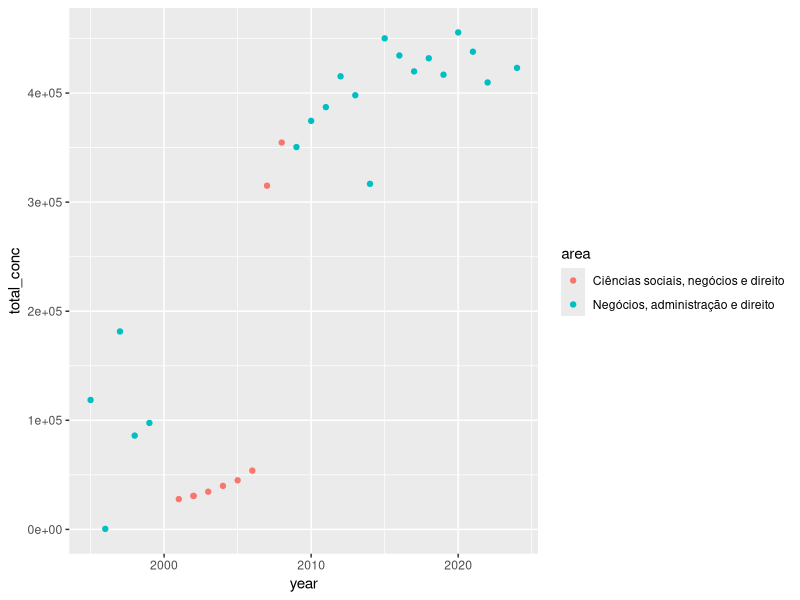
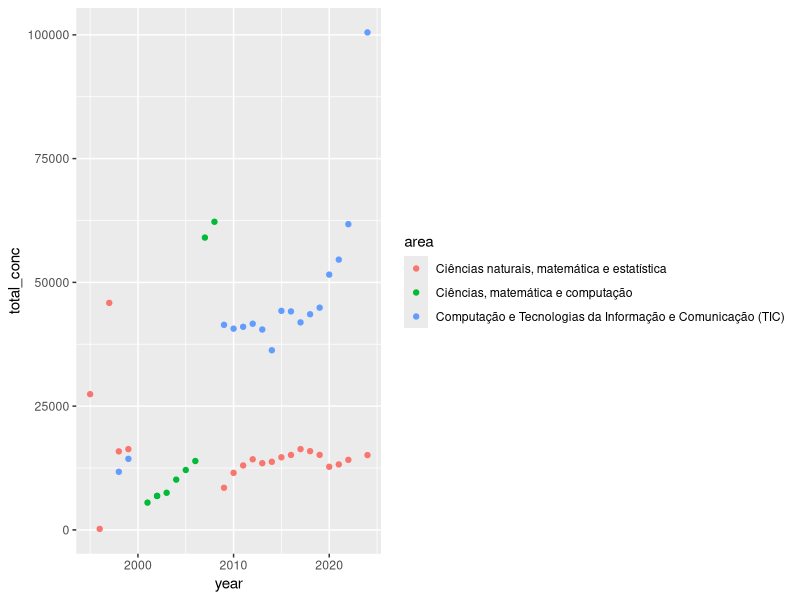
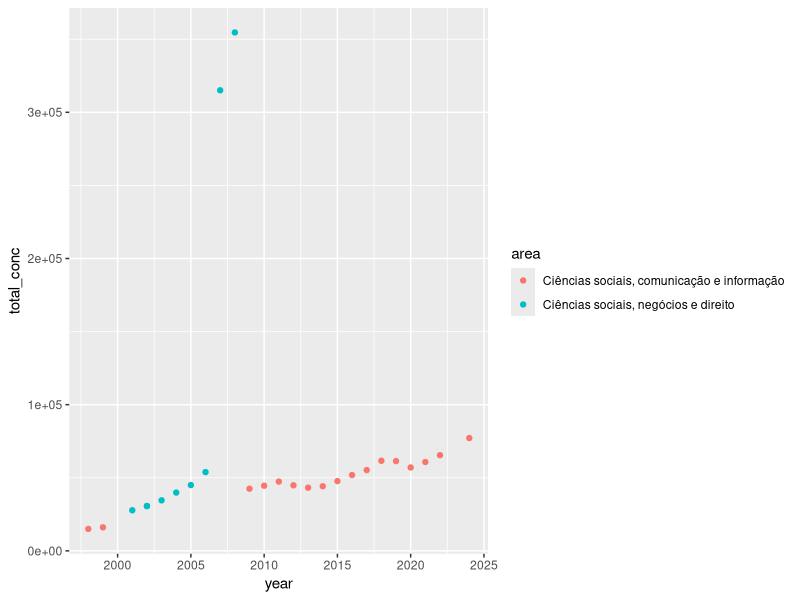
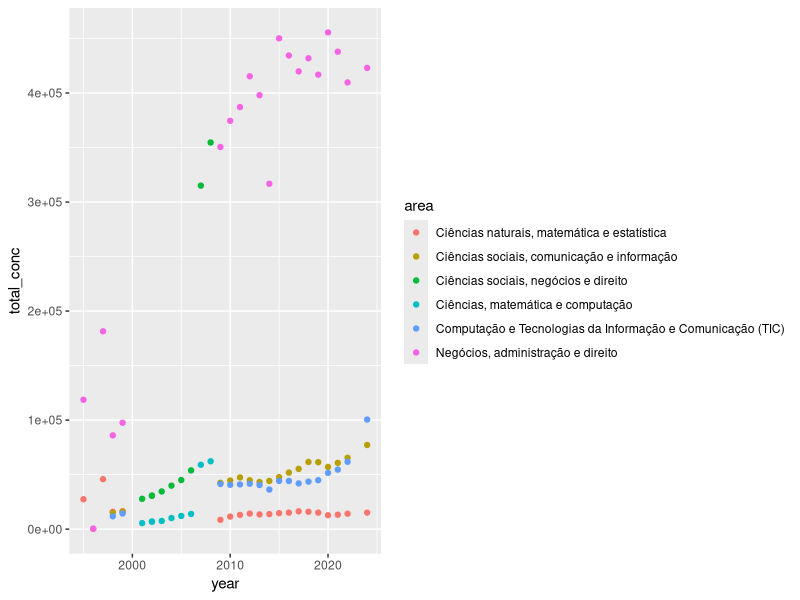

These figures' R source, in order:
library( tidyverse )

#combining the brazil education data

br1995_99 = read_csv("1995_1999_clean.csv")
br2000_08 = read_csv("2000_2008_clean.csv")
br2009_13 = read_csv("censo_2009_13.csv")
br2014_24 = read_csv("censo_2014_24.csv")

br1995_99 = br1995_99 %>% 
  rename( "area" = NO_CINE_AREA_GERAL,
          "ano" = NU_ANO_CENSO,
          "total_conc" = QT_CONC,
          "total_fem" =  QT_CONC_FEM,
          "total_masc" = QT_CONC_MASC)

br2000_08 = br2000_08 %>% 
  rename( "area" = NO_CINE_AREA_GERAL,
          "ano" = NU_ANO_CENSO,
          "total_conc" = QT_CONC,
          "total_fem" =  QT_CONC_FEM,
          "total_masc" = QT_CONC_MASC)

brazil_ed = bind_rows(br1995_99,br2000_08,br2009_13,br2014_24)


brazil_ed = brazil_ed %>% 
  filter(area != "Programas ou Cursos Gerais")

brazil_ed = brazil_ed %>% 
  rename( "year" = ano)

table(brazil_ed$area)

#which major categories can we combine?
brazil_ed %>% 
  filter(str_detect(area, "direito")) %>%
  #filter(area == "Negócios, administração e direito") %>% 
  ggplot(aes(year, total_conc, col = area))+
  geom_point()
#these don't overlap, look ok to combine

brazil_ed %>% 
  filter(str_detect(area, "matemática") 
         | str_detect(area, "computação")
         | str_detect(area, "Computação")) %>%
  ggplot(aes(year, total_conc, col = area))+
  geom_point()

brazil_ed %>% 
  filter(str_detect(area, "sociais")) %>%
  ggplot(aes(year, total_conc, col = area))+
  geom_point()

table(brazil_ed$area)

brazil_ed %>% 
  filter(area %in% c("Ciências naturais, matemática e estatística",
                     "Ciências sociais, comunicação e informação", 
                     "Ciências sociais, negócios e direito",
                     "Ciências, matemática e computação",
                     "Computação e Tecnologias da Informação e Comunicação (TIC)",
                     "Negócios, administração e direito")) %>% 
  ggplot(aes(year, total_conc, col = area))+
  geom_point()


# combine some columns that should be in the same category
brazil_ed = brazil_ed %>% 
  mutate(area = case_when(
    area == "Artes e humanidades" ~ "Artes e humanidades",
    area == "Humanidades e artes" ~ "Artes e humanidades",
    TRUE ~ area
  )) %>%
  mutate(area = case_when(
    area == "Agricultura e veterinária" ~ "Agricultura, silvicultura, pesca e veterinária",
    area == "Agricultura, silvicultura, pesca e veterinária" ~ "Agricultura, silvicultura, pesca e veterinária",
    TRUE ~ area
  )) %>%
  mutate(area = case_when(
    area == "Saúde e bem estar social" ~ "Saúde e bem-estar",
    area == "Saúde e bem-estar" ~ "Saúde e bem-estar",
    TRUE ~ area
  ))


# the mash up of science, math, comp sci, social sciences, and business is messy
# we need to align with the US categories

# Other/Unknown = Agricultura, silvicultura, pesca e veterinária 
# Arts & Humanities = Artes e humanidades 
# Business & Management = Negócios, administração e direito + Servicios + Ciências sociais, negócios e direito
# Behavioral & Social Sciences = Ciências sociais, comunicação e informação 
# Health & Medical = Saúde e bem-estar 
# Education = Educação 
# Engineering = Engenharia, produção e construção + Computação e Tecnologias da Informação e Comunicação
# Natural Sciences = Ciências naturais, matemática e estatística + Ciências, matemática e computação


#copilot help write code for the combined variables above in brazil_ed. When we combine
#columns, if they both have data in them, this data should be summed For example,
#in the new column "Science, math, IT, and social science," the total_fem for 2012
#should be 45748. 

brazil_ed = brazil_ed %>% 
  mutate(area = case_when(
    area %in% c("Ciências naturais, matemática e estatística",
                "Ciências, matemática e computação")
                 ~ "Natural Sciences",
    area %in% c("Ciências sociais, negócios e direito",
                "Negócios, administração e direito", "Serviços") ~ 
      "Business & Management",
    area %in% c("Engenharia, produção e construção", 
    "Computação e Tecnologias da Informação e Comunicação (TIC)") ~ "Engineering",
    TRUE ~ area
  )) %>%
  group_by(year, area) %>%
  summarise(
    total_conc = sum(total_conc),
    total_fem = sum(total_fem),
    total_masc = sum(total_masc),
    .groups = "drop"
  )

table(brazil_ed$area)

brazil_ed = brazil_ed %>% 
  mutate(area = recode(area,
                       "Agricultura, silvicultura, pesca e veterinária" = "Other/Unknown",
                       "Artes e humanidades" = "Arts & Humanities",
                       "Educação"= "Education",
                       "Ciências sociais, comunicação e informação"= "Social & Behavioral Sciences",
                       "Saúde e bem-estar"= "Health & Medical"))


brazil_ed = brazil_ed %>% 
  group_by(year) %>% 
  mutate("Grand total" = sum(total_conc))

write_csv(brazil_ed, "brazil_ed_recoded.csv")
